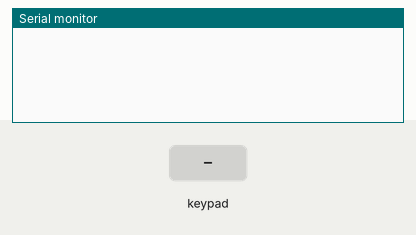
Simulated run of this sketch. Board: Raspberry Pi Pico. Shown: the last lines printed to the serial monitor. Wiring (inferred from the names in the program): 4×4 keypad: rows GP22, GP26, GP27, GP28; columns GP18, GP19, GP20, GP21. The test bench sets the inputs (shaded band).

Above: at 1.2 s.
1.3 s: key '1' pressed
At 2.5 s:
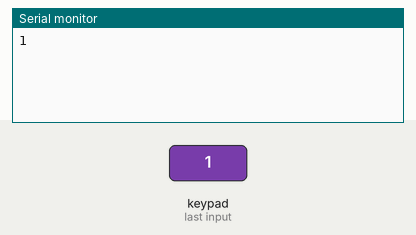
2.8 s: keypad keys 2 2 2 6 2 7 2 8 pressed 0.4 s apart
At 7.0 s:
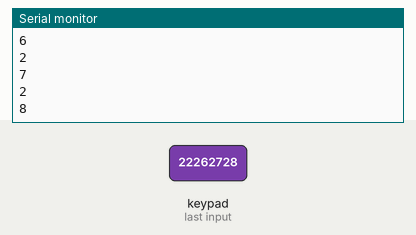
7.5 s: key '3' pressed
At 8.4 s:
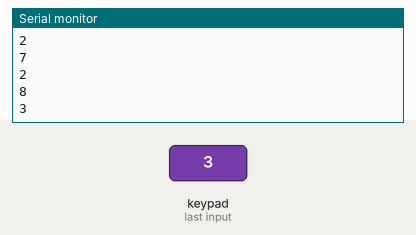
9.0 s: keypad keys 2 2 2 6 2 7 2 8 A pressed 0.4 s apart
At 13.2 s:
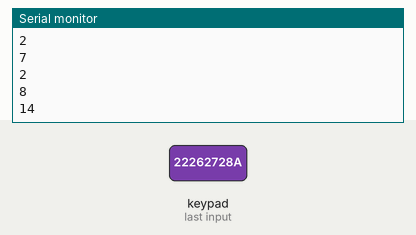
Timing chart, 0 to 14.7 s (numbered marks = the images above; inputs shaded):
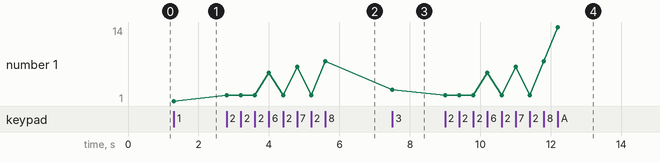

The sketch:

pi_pico_code.ino
```cpp
const int row_pin[] = {22, 26, 27, 28};
const int col_pin[] = {18, 19, 20, 21};

const int rows = 4, cols = 4;

const int key[rows][cols] = {
  {1,2,3,4},
  {5,6,7,8},
  {9,11,12,13},
  {14,15,16,17}
  };

void setup(){
  Serial.begin(9600);

  for(int i = 0; i<4; i++)
  {
    pinMode(row_pin[i],OUTPUT); //Configuring row_pins as Output Pins
    digitalWrite(row_pin[i],HIGH);//write HIGH to all row pins

    if(i<cols)
    {
      pinMode(col_pin[i],INPUT_PULLUP);//configure column pin as Input and activate internal //Pullup resistor
    }
  }
}

void loop(){
  int key = read_key();
  if(key !='\n')
  {
    Serial.println(key);
    delay(200);
  }
}

char read_key(){
  for(int row = 0;row < 4;row++)
  {
    digitalWrite(row_pin[0],HIGH);
    digitalWrite(row_pin[1],HIGH);
    digitalWrite(row_pin[2],HIGH);
    digitalWrite(row_pin[3],HIGH);
    digitalWrite(row_pin[row],LOW);

    for(int col = 0;col<4;col++)
    {
      int col_state = digitalRead(col_pin[col]);
      if(col_state == LOW)
      {
        return key[row][col];
      }
    }
  }
  return '\n';
}
```

Measured:
- after the input at 1.3 s, the serial monitor: prints a new line at once (image 1)
- after the input at 2.8 s, the serial monitor: prints a new line at once (image 2)
- after the input at 7.5 s, the serial monitor: prints a new line at once (image 3)
- after the input at 9.0 s, the serial monitor: prints a new line at once (image 4)
- plotted number 1: 1 → 8 after the input at 2.8 s, 8 → 3 after the input at 7.5 s, 3 → 14 after the input at 9.0 s
